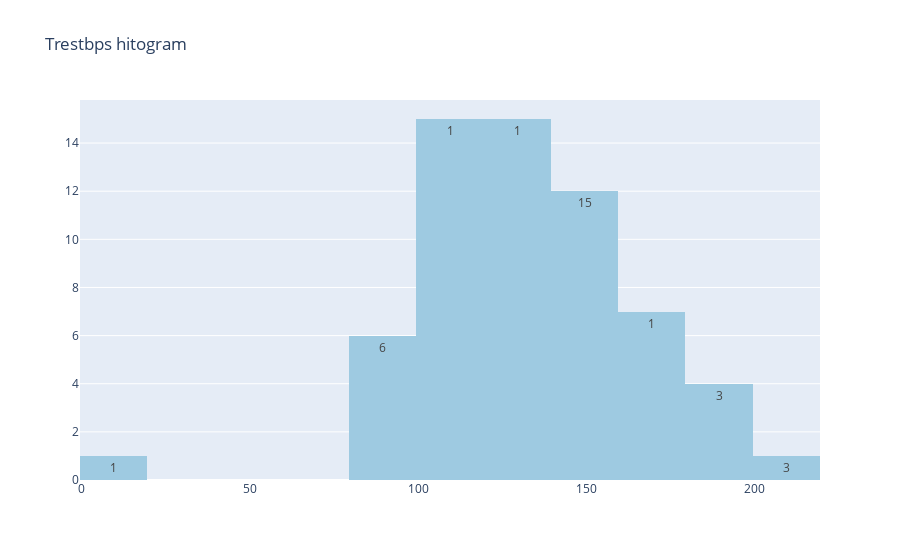

Source (notebook cell):
### Code cell
trace = go.Histogram(x = x, 
                     y = y, 
                     marker_color = 'rgb(158,202,225)', 
                     marker_line_color='rgb(8,48,107)', text = y, textposition = 'auto')

data = [trace]
layout = go.Layout(title = 'Trestbps hitogram')
go.Figure(data = data, layout = layout)

### Figure 1 — Plotly figure (JSON) as saved in the notebook; plotly's stock layout.template omitted (floating-point values rounded to 4 significant figures)
{"data": [{"marker": {"color": "rgb(158,202,225)", "line": {"color": "rgb(8,48,107)"}}, "text": [1, 1, 1, 2, 6, 1, 1, 15, 1, 3, 3, 9, 3, 7, 59, 14, 1, 2, 19, 2, 1, 10, 131, 12, 1, 12, 29, 7, 1, 17, 1, 115, 12, 9, 18, 8, 15, 102, 9, 6, 16, 3, 2, 56, 7, 3, 8, 2, 4, 50, 1, 2, 14, 2, 1, 3, 12, 1, 2, 1, 4], "textposition": "auto", "type": "histogram", "x": [0, 80, 92, 94, 95, 96, 98, 100, 101, 102, 104, 105, 106, 108, 110, 112, 113, 114, 115, 116, 117, 118, 120, 122, 123, 124, 125, 126, 127, 128, 129, 130, 132, 134, 135, 136, 138, 140, 142, 144, 145, 146, 148, 150, 152, 154, 155, 156, 158, 160, 164, 165, 170, 172, 174, 178, 180, 185, 190, 192, 200], "y": [1, 1, 1, 2, 6, 1, 1, 15, 1, 3, 3, 9, 3, 7, 59, 14, 1, 2, 19, 2, 1, 10, 131, 12, 1, 12, 29, 7, 1, 17, 1, 115, 12, 9, 18, 8, 15, 102, 9, 6, 16, 3, 2, 56, 7, 3, 8, 2, 4, 50, 1, 2, 14, 2, 1, 3, 12, 1, 2, 1, 4]}], "layout": {"title": {"text": "Trestbps hitogram"}}}
